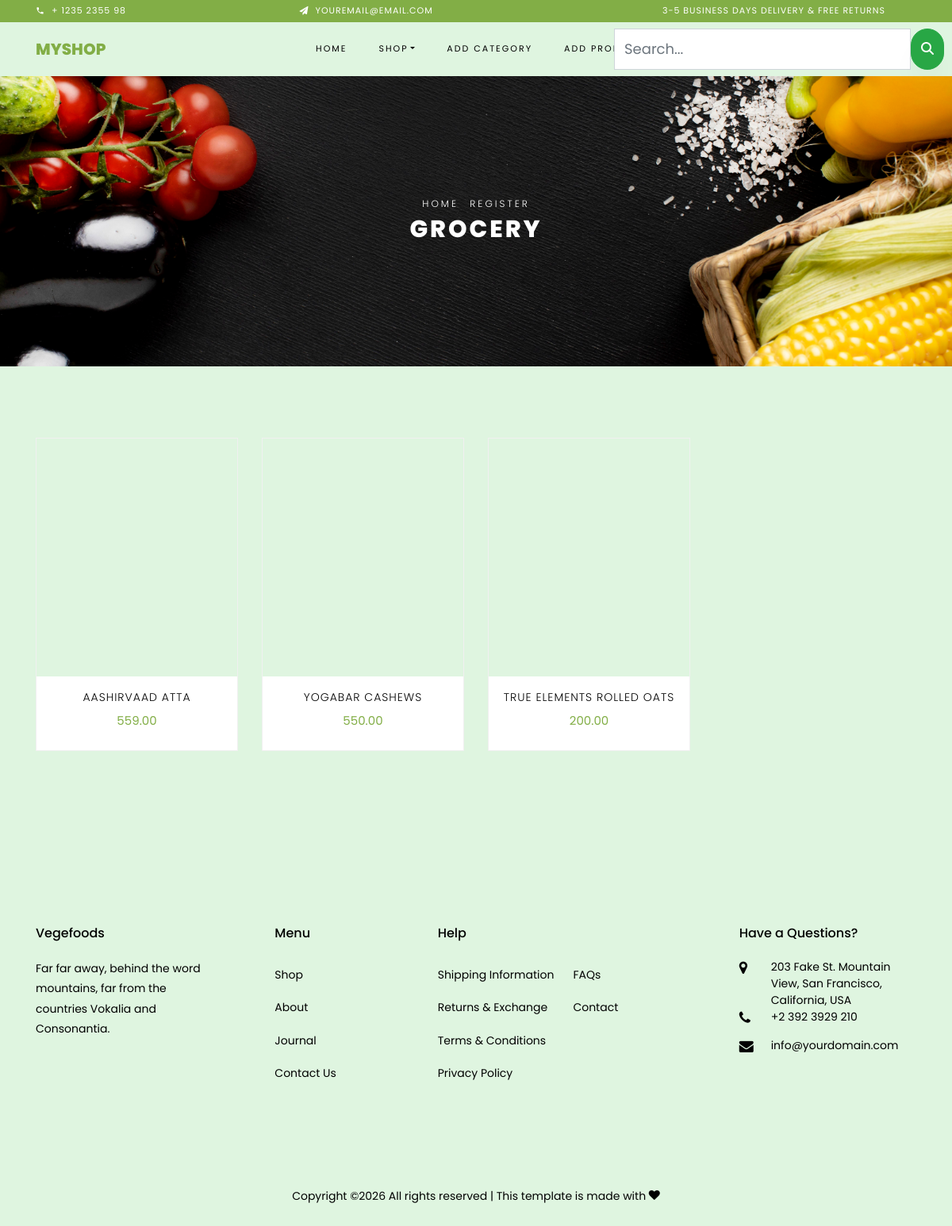
Screenshot of /products/2 (signed in) with the database file from the repository.
### shop/models.py (models this page shows, shortened)
class Category(models.Model):
    name=models.CharField(max_length=100)
    description=models.TextField()
    image=models.ImageField(upload_to='categories')

class Products(models.Model):
    name=models.CharField(max_length=100)
    description=models.TextField()
    image=models.ImageField(upload_to='products')
    stock=models.IntegerField()
    price=models.DecimalField(max_digits=10,decimal_places=2)
    available = models.BooleanField(default=True)
    category = models.ForeignKey(Category,on_delete=models.CASCADE, related_name='products')
    created_at =models.DateTimeField(auto_now_add=True)
    updated_at =models.DateTimeField(auto_now=True)

### shop/views.py (the view)
# urls.py: path('products/<int:i>',views.Productslist.as_view(),name='products'),
class Productslist(View):
    def get(self, request,i):
        c=Category.objects.get(id=i)
        context={'category':c}
        return render(request,'products.html',context)

### cart/context_processors.py (called while the page is built)
def cart_items(request):
    u=request.user
    total=0
    try:
        c=Cart.objects.filter(user=u)
        for i in c:
            total+=i.quantity
    except:
        total = 0
    return {'count':total}

### shop/context_processors.py (called while the page is built)
def menu_links(request):
    c = Category.objects.all()
    return {'links': c}

### templates/products.html (shortened to what this page needs)
{% extends 'base.html' %}
{% load static %}
{% block header %}
  <div class="hero-wrap hero-bread" style="background-image: url({{category.image.url}})">
      <div class="container">
        <div class="row no-gutters slider-text align-items-center justify-content-center">
          <div class="col-md-9 ftco-animate text-center">
          	<p class="breadcrumbs"><span class="mr-2"><a href="index.html">Home</a></span> <span>Register</span></p>
            <h1 class="mb-0 bread">{{category.name}}</h1>
          </div>
        </div>
      </div>
    </div>
{% endblock %}
{% block content %}
    <section class="ftco-section">
    	<div class="container">
    		<div class="row">
                {% for i in category.products.all %}
    			<div class="col-md-6 col-lg-3 ftco-animate">
    				<div class="product">
    					<a href="{% url 'shop:productdetails' i.id %}" class="img-prod"><img src="{{i.image.url}}" height="300px" width="100%" alt="Colorlib Template">
    					</a>
    					<div class="text py-3 pb-4 px-3 text-center">
    						<h3><a href="{% url 'shop:productdetails' i.id %}">{{i.name}}</a></h3>
    						<div class="d-flex">
    							<div class="pricing">
		    						<p class="price"><span>{{i.price}}</span></p>
		    					</div>
	    					</div>
    					</div>
                    </div>
                </div>
                {% endfor %}
            </div>
        </div>
    </section>
{% endblock %}

### templates/base.html (style rules this page uses)
body { background-color:#dff5e0; }

### rows the page displays
Category: image (picture), name "GROCERY"
Products: name "AASHIRVAAD ATTA", price "559.00"
Products: name "YOGABAR CASHEWS", price "550.00"
Products: name "TRUE ELEMENTS ROLLED OATS", price "200.00"
